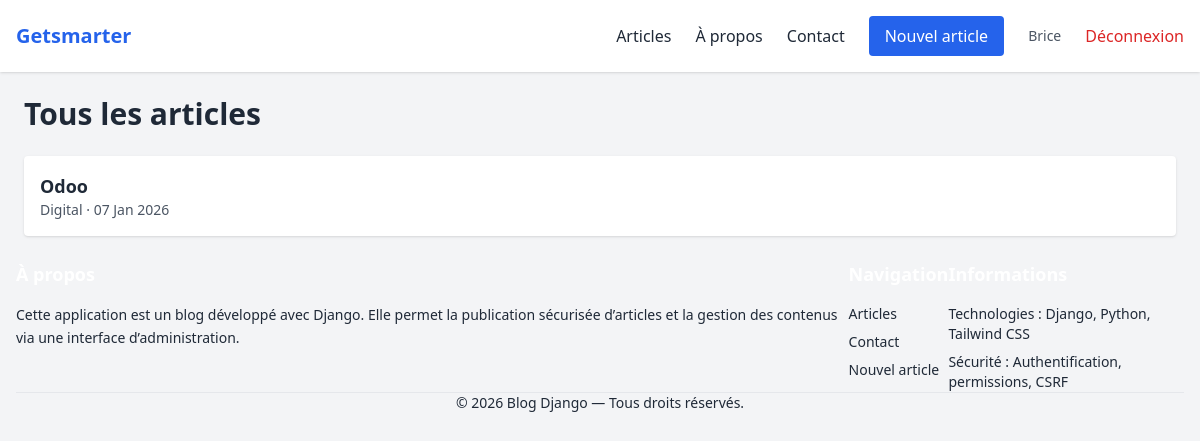
Screenshot of /articles/ (signed in) with the database file from the repository.
### blogapp/models.py (models this page shows, shortened)
class Article(models.Model):
    STATUS_CHOICES = [
        ('draft', 'Brouillon'),
        ('published', 'Publié'),
    ]
    id = models.IntegerField(primary_key=True, auto_created=True, unique=True)
    title = models.CharField(max_length=100)
    image = models.ImageField(upload_to='articles/images/', null=True, blank=True)
    slug = models.SlugField(max_length=200, unique=True, blank=True)
    content = models.TextField()
    author = models.ForeignKey(User, on_delete=models.CASCADE, related_name='articles')
    category = models.ForeignKey(Category, on_delete=models.SET_NULL, null=True, related_name='articles')
    status = models.CharField(max_length=10, choices=STATUS_CHOICES, default='draft')
    created_at = models.DateTimeField(auto_now_add=True)
    updated_at = models.DateTimeField(auto_now=True)
    published_at = models.DateTimeField(null=True, blank=True)
    class Meta:
        verbose_name = "Article"
        verbose_name_plural = "Articles"
        ordering = ['-created_at']
        permissions = [
            ("can_publish", "Peut publier des articles"),
        ]

class Category(models.Model):
    name = models.CharField(max_length=100, unique=True)
    slug = models.SlugField(max_length=100, unique=True, blank=True)
    created_at = models.DateTimeField(auto_now_add=True)
    updated_at = models.DateTimeField(auto_now=True)
    class Meta:
        verbose_name = "Category"
        verbose_name_plural = "Categories"
        ordering = ['name']
    def __str__(self):
        return self.name

### blogapp/views.py (the view)
# urls.py: path('articles/', views.article_list, name='article_list'),
def article_list(request):
    articles = Article.objects.filter(
        status='published',
        published_at__lte=timezone.now()
    )
    return render(request, 'blogapp/article_list.html', {'articles': articles})

### blogapp/templates/blogapp/article_list.html
{% extends 'base.html' %}
{% block content %}
<h1 class="text-2xl md:text-3xl font-bold mb-6">Tous les articles</h1>
<div class="space-y-4">
    {% for article in articles %}
        <div class="bg-white p-4 rounded shadow">
            <h3 class="text-lg font-semibold">
                <a href="{% url 'article_detail' article.slug %}" class="hover:text-blue-600">
                    {{ article.title }}
                </a>
            </h3>
            <p class="text-sm text-gray-600">
                {{ article.category }} · {{ article.published_at|date:"d M Y" }}
            </p>
        </div>
    {% endfor %}
</div>
{% endblock %}

### Blog_Getsmarter/templates/base.html (shortened to what this page needs)
{% load static tailwind_tags %}
<!DOCTYPE html>
<html lang="fr">
<head>
    {% tailwind_css %}
</head>
<body class="bg-gray-100 text-gray-800">
<header class="bg-white shadow">
<div class="max-w-7xl mx-auto px-4 py-4 flex justify-between items-center">
    <a href="{% url 'home' %}" class="text-xl font-bold text-blue-600">
        Getsmarter
    </a>
    <div class="hidden md:flex space-x-6 items-center">
        <a href="{% url 'article_list' %}" class="hover:text-blue-600">Articles</a>
        <a href="{% url 'about' %}" class="hover:text-blue-600">À propos</a>
        <a href="{% url 'contact' %}" class="hover:text-blue-600">Contact</a>
        {% if user.is_authenticated %}
            {% if perms.blog.add_article %}
                <a href="{% url 'article_form' %}"
                   class="bg-blue-600 text-white px-4 py-2 rounded hover:bg-blue-700">
                    Nouvel article
                </a>
            {% endif %}
            <span class="text-sm text-gray-600">{{ user.username }}</span>
            <a href="#" class="text-red-600 hover:underline">
                Déconnexion
            </a>
        {% else %}
            <a href="#"
               class="bg-blue-600 text-white px-4 py-2 rounded hover:bg-blue-700">
                Connexion
            </a>
        {% endif %}
    </div>
</div>
</header>
<main class="max-w-7xl mx-auto p-4 md:p-6">
{% block content %}{% endblock %}
</main>
<footer class="bg-blue-900 text-gray-300 mt-16">
    <div class="max-w-7xl mx-auto px-4 py-10 ">
        <div class="flex md:grid-cols-3 gap-8">
            <div class="w-[30%] md:w-auto">
                <h3 class="text-lg font-semibold text-white mb-4">
                </h3>
                <p class="text-sm leading-relaxed">
                    Cette application est un blog développé avec Django.
                    Elle permet la publication sécurisée d’articles et la
                    gestion des contenus via une interface d’administration.
                </p>
            </div>
            <div>
                <h3 class="text-lg font-semibold text-white mb-4">
                </h3>
                <ul class="space-y-2 text-sm">
                    <li>
                        <a href="{% url 'article_list' %}" class="hover:text-white">
                            Articles
                        </a>
                    </li>
                    <li>
                        <a href="{% url 'contact' %}" class="hover:text-white">
                            Contact
                        </a>
                    </li>
                    {% if user.is_authenticated %}
                        <li>
                            <a href="{% url 'article_form' %}" class="hover:text-white">
                                Nouvel article
                            </a>
                        </li>
                    {% endif %}
                </ul>
            </div>
            <div>
                <h3 class="text-lg font-semibold text-white mb-4">
                </h3>
                <ul class="space-y-2 text-sm">
                    <li>
                        <span class="text-gray-400">Technologies :</span>
                        Django, Python, Tailwind CSS
                    </li>
                    <li>
                        <span class="text-gray-400">Sécurité :</span>
                        Authentification, permissions, CSRF
                    </li>
                </ul>
            </div>
        </div>
        <div class="border-t border-gray-700 mt-8 pt-6 text-center text-sm">
            <p>
                © {% now "Y" %} Blog Django — Tous droits réservés.
            </p>
        </div>
    </div>
</footer>
</body>
</html>

### rows the page displays
Article: title "Odoo", category "Digital", published_at "07 Jan 2026"

### other values shown
{{ user.username }} "Brice"
